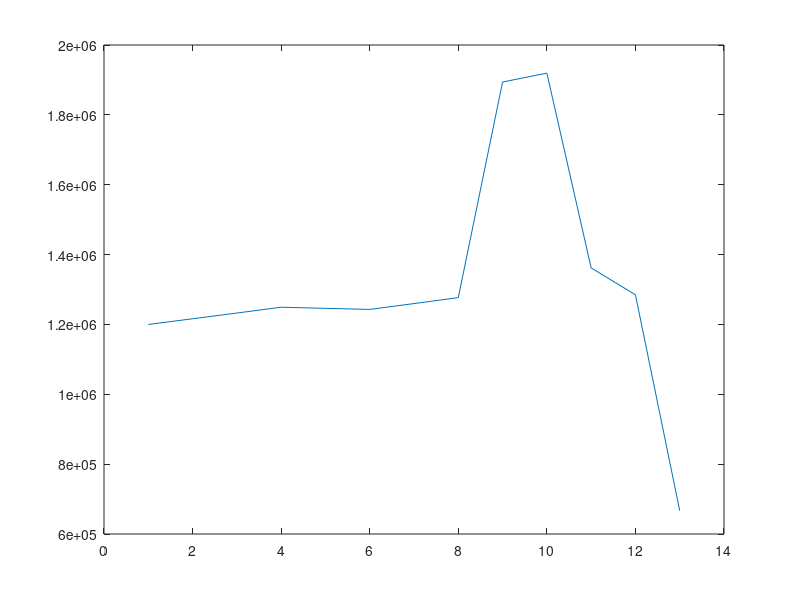

The MATLAB source for this figure:
clear; clc;
 
P(1) = 1200000; % Initial population
gr = 0.031; % Growth rate
dr = 0.0175; % Death rate
 
for t = 1:12
    P(t+1) = P(t) + P(t) * (gr-dr);
    if t > 3 && t < 6
        P(t+1) = P(t+1) - 20000;
    elseif t == 8
        P(t+1) = P(t+1) + 600000;
    elseif t == 10
        P(t+1) = P(t+1) * 0.7;
        dr = 0.0875;
    elseif t == 12
        P(t+1) = P(t+1) * 0.55;
    end
    floor(P(t+1));
end
 
disp('The population on January 1st is')
disp(P(13))
plot(1:13,P)
